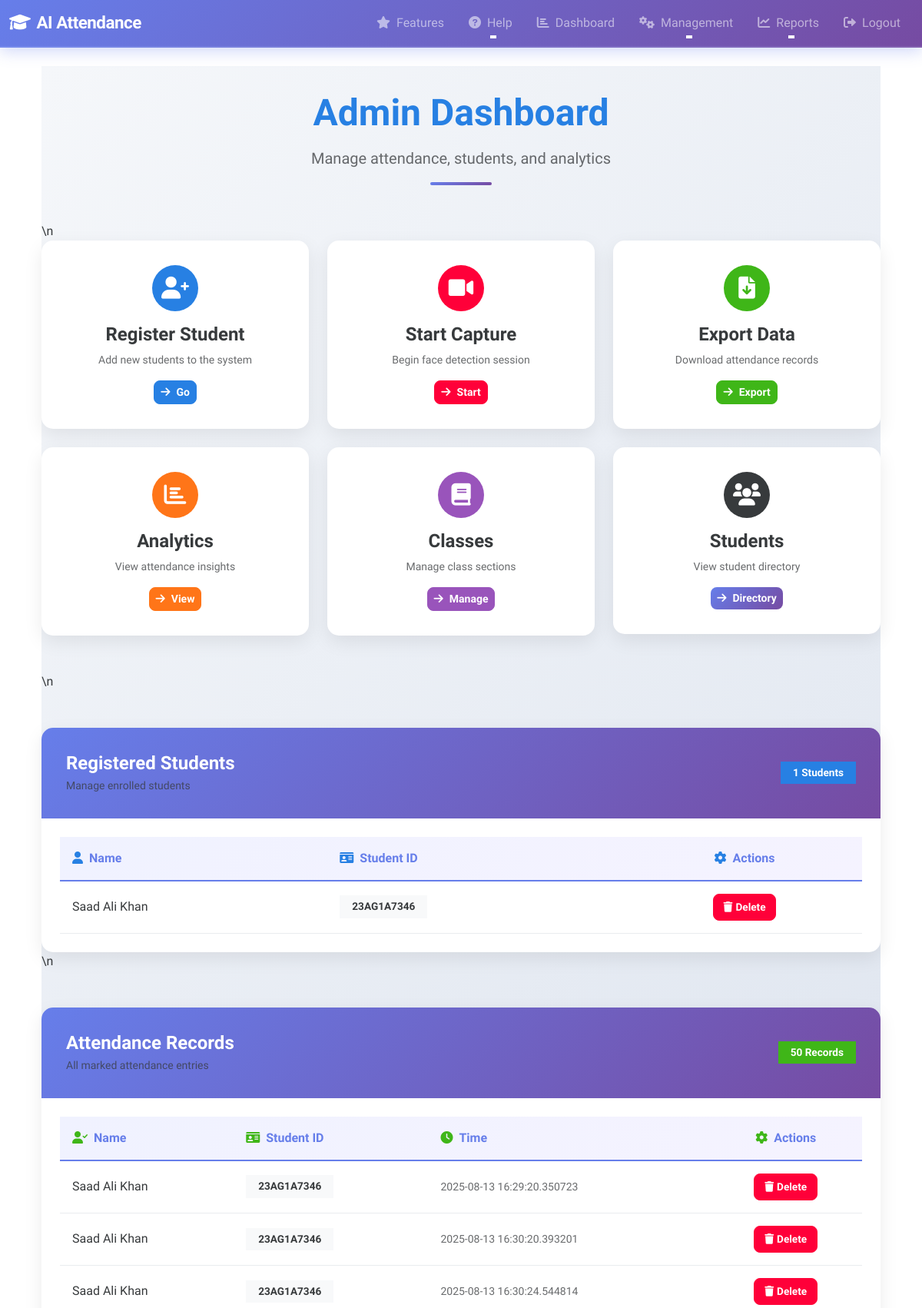
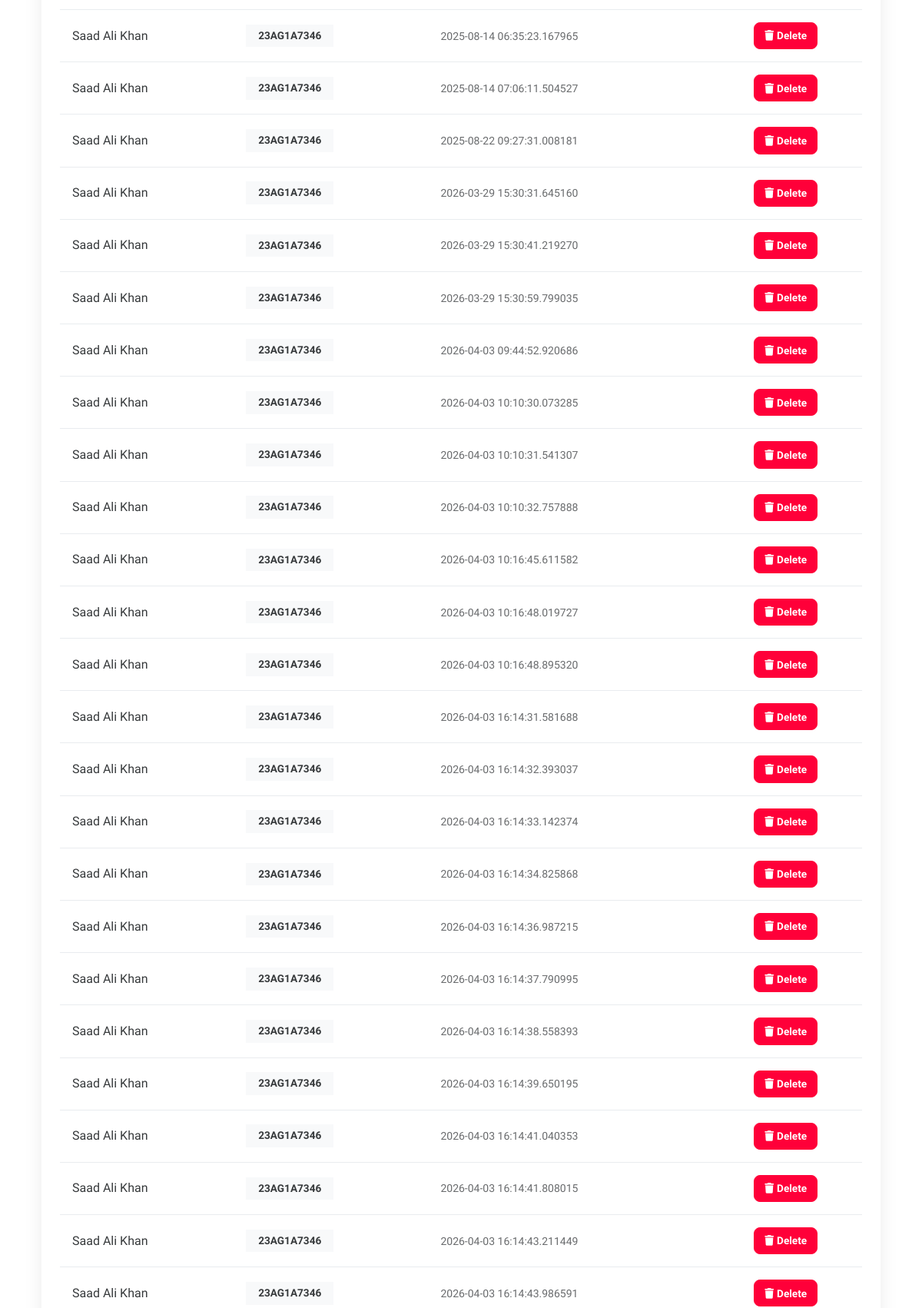
The app's page /dashboard (signed in, upper part) with its own data (2 pictures, top to bottom).
### models.py (models this page shows)
class Student(Base):
    __tablename__ = "students"
    id = Column(Integer, primary_key=True)
    name = Column(String, nullable=False)
    student_id = Column(String, unique=True, nullable=False)
    encoding = Column(String, nullable=False)  # store encoding as comma-separated string
    attendances = relationship("Attendance", back_populates="student")

class Attendance(Base):
    __tablename__ = "attendances"
    id = Column(Integer, primary_key=True)
    student_id = Column(Integer, ForeignKey("students.id"))
    timestamp = Column(DateTime, default=datetime.datetime.utcnow)
    student = relationship("Student", back_populates="attendances")

### app.py (the view)
@app.route("/dashboard")
@login_required
def dashboard():
    attendance_records = g.session.query(Attendance).all()
    student_records = g.session.query(Student).all()
    rows_attendance = []
    for r in attendance_records:
        rows_attendance.append({
            "id": r.id,
            "name": r.student.name,
            "student_id": r.student.student_id,
            "timestamp": r.timestamp
        })
    rows_students = []
    for s in student_records:
        rows_students.append({
            "id": s.id,
            "name": s.name,
            "student_id": s.student_id
        })
    return render_template("dashboard.html", attendance_records=rows_attendance, student_records=rows_students)

### app.py (called while the page is built)
@app.before_request
def before_request_func():
    g.session = get_session(engine)

@app.teardown_request
def teardown_request_func(exception=None):
    if 'session' in g:
        if exception:
            g.session.rollback()
        else:
            g.session.commit()
        g.session.close()

@login_manager.user_loader
def load_user(user_id):
    u = g.session.query(User).filter_by(id=int(user_id)).first()
    if u:
        return UserLogin(u.id, u.username, u.password)
    return None

### models.py (called while the page is built)
def get_session(engine):
    Session = sessionmaker(bind=engine)
    return Session()

### templates/dashboard.html (shortened to what this page needs)
{% extends "base.html" %}
{% block content %}
<section class="dashboard-section">
    <div class="text-center mb-5">
        <h2 class="display-5 fw-bold text-primary mb-3">Admin Dashboard</h2>
        <p class="lead text-muted">Manage attendance, students, and analytics</p>
        <div class="divider"></div>
    </div>
    \n    <div class="row mb-5 g-4">
        <div class="col-md-6 col-lg-4">
            <div class="action-card">
                <div class="card-icon bg-primary">
                    <i class="fas fa-user-plus"></i>
                </div>
                <h4 class="fw-bold mt-3">Register Student</h4>
                <p class="text-muted small">Add new students to the system</p>
                <a class="btn btn-primary btn-sm btn-glow" href="{{ url_for('register_student_route') }}">
                    <i class="fas fa-arrow-right me-2"></i>Go
                </a>
            </div>
        </div>
        <div class="col-md-6 col-lg-4">
            <div class="action-card">
                <div class="card-icon bg-danger">
                    <i class="fas fa-video"></i>
                </div>
                <h4 class="fw-bold mt-3">Start Capture</h4>
                <p class="text-muted small">Begin face detection session</p>
                <a class="btn btn-danger btn-sm btn-glow" href="{{ url_for('start_capture') }}">
                    <i class="fas fa-arrow-right me-2"></i>Start
                </a>
            </div>
        </div>
        <div class="col-md-6 col-lg-4">
            <div class="action-card">
                <div class="card-icon bg-success">
                    <i class="fas fa-file-download"></i>
                </div>
                <h4 class="fw-bold mt-3">Export Data</h4>
                <p class="text-muted small">Download attendance records</p>
                <a class="btn btn-success btn-sm btn-glow" href="{{ url_for('export_csv') }}">
                    <i class="fas fa-arrow-right me-2"></i>Export
                </a>
            </div>
        </div>
        <div class="col-md-6 col-lg-4">
            <div class="action-card">
                <div class="card-icon bg-warning">
                    <i class="fas fa-chart-bar"></i>
                </div>
                <h4 class="fw-bold mt-3">Analytics</h4>
                <p class="text-muted small">View attendance insights</p>
                <a class="btn btn-warning btn-sm btn-glow" href="{{ url_for('analytics') }}">
                    <i class="fas fa-arrow-right me-2"></i>View
                </a>
            </div>
        </div>
        <div class="col-md-6 col-lg-4">
            <div class="action-card">
                <div class="card-icon bg-info">
                    <i class="fas fa-book"></i>
                </div>
                <h4 class="fw-bold mt-3">Classes</h4>
                <p class="text-muted small">Manage class sections</p>
                <a class="btn btn-info btn-sm btn-glow" href="{{ url_for('class_management') }}">
                    <i class="fas fa-arrow-right me-2"></i>Manage
                </a>
            </div>
        </div>
        <div class="col-md-6 col-lg-4">
            <div class="action-card">
                <div class="card-icon bg-secondary">
                    <i class="fas fa-users"></i>
                </div>
                <h4 class="fw-bold mt-3">Students</h4>
                <p class="text-muted small">View student directory</p>
                <a class="btn btn-secondary btn-sm btn-glow" href="{{ url_for('student_directory') }}">
                    <i class="fas fa-arrow-right me-2"></i>Directory
                </a>
            </div>
        </div>
    </div>
    \n    <div class="data-card mt-5">
        <div class="card-header-custom">
            <div class="d-flex align-items-center justify-content-between">
                <div>
                    <h4 class="fw-bold mb-1">Registered Students</h4>
                    <p class="text-muted small mb-0">Manage enrolled students</p>
                </div>
                <div class="badge bg-primary fs-6">{{ student_records|length }} Students</div>
            </div>
        </div>
        <div class="table-responsive">
            <table class="data-table">
                <thead>
                    <tr>
                        <th><i class="fas fa-user me-2 text-primary"></i>Name</th>
                        <th><i class="fas fa-id-card me-2 text-primary"></i>Student ID</th>
                        {% if current_user.username == "admin" %}
                        <th class="text-center"><i class="fas fa-cog me-2 text-primary"></i>Actions</th>
                        {% endif %}
                    </tr>
                </thead>
                <tbody>
                {% for s in student_records %}
                    <tr class="table-row-animation">
                        <td class="fw-600">{{ s.name }}</td>
                        <td><span class="badge bg-light text-dark">{{ s.student_id }}</span></td>
                        {% if current_user.username == "admin" %}
                        <td class="text-center">
                            <form action="{{ url_for('delete_student', student_id=s.id) }}" method="post" style="display: inline;" onsubmit="return confirm('Delete this student and all records?');">
                                <button type="submit" class="btn btn-sm btn-danger btn-icon">
                                    <i class="fas fa-trash me-1"></i>Delete
                                </button>
                            </form>
                        </td>
                        {% endif %}
                    </tr>
                {% endfor %}
                </tbody>
            </table>
        </div>
    </div>
    \n    <div class="data-card mt-5">
        <div class="card-header-custom">
            <div class="d-flex align-items-center justify-content-between">
                <div>
                    <h4 class="fw-bold mb-1">Attendance Records</h4>
                    <p class="text-muted small mb-0">All marked attendance entries</p>
                </div>
                <div class="badge bg-success fs-6">{{ attendance_records|length }} Records</div>
            </div>
        </div>
        <div class="table-responsive">
            <table class="data-table">
                <thead>
                    <tr>
                        <th><i class="fas fa-user-check me-2 text-success"></i>Name</th>
                        <th><i class="fas fa-id-card me-2 text-success"></i>Student ID</th>
                        <th><i class="fas fa-clock me-2 text-success"></i>Time</th>
                        {% if current_user.username == "admin" %}
                        <th class="text-center"><i class="fas fa-cog me-2 text-success"></i>Actions</th>
                        {% endif %}
                    </tr>
                </thead>
                <tbody>
                {% for r in attendance_records %}
                    <tr class="table-row-animation">
                        <td class="fw-600">{{ r.name }}</td>
                        <td><span class="badge bg-light text-dark">{{ r.student_id }}</span></td>
                        <td><small class="text-muted">{{ r.timestamp }}</small></td>
                        {% if current_user.username == "admin" %}
                        <td class="text-center">
                            <form action="{{ url_for('delete_attendance', record_id=r.id) }}" method="post" style="display: inline;" onsubmit="return confirm('Delete this record?');">
                                <button type="submit" class="btn btn-sm btn-danger btn-icon">
                                    <i class="fas fa-trash me-1"></i>Delete
                                </button>
                            </form>
                        </td>
                        {% endif %}
                    </tr>
                {% endfor %}
                </tbody>
            </table>
        </div>
    </div>
</section>
{% endblock %}

### templates/base.html (shortened to what this page needs)
<!doctype html>
<html lang="en">
<head>
  <link rel="stylesheet" href="https://cdn.jsdelivr.net/npm/bootswatch@5.2.3/dist/cosmo/bootstrap.min.css">
  <link rel="stylesheet" href="https://cdnjs.cloudflare.com/ajax/libs/font-awesome/6.0.0/css/all.min.css">
  <link rel="stylesheet" href="{{ url_for('static', filename='css/js/style.css') }}">
</head>
<body>
  <nav class="navbar navbar-expand-lg navbar-dark">
    <div class="container-fluid">
      <a class="navbar-brand" href="{{ url_for('index') }}">
        <i class="fas fa-graduation-cap"></i>AI Attendance
      </a>
      <div class="collapse navbar-collapse" id="navbarNav">
        <ul class="navbar-nav ms-auto">
          <li class="nav-item">
            <a class="nav-link" href="{{ url_for('features') }}">
              <i class="fas fa-star me-2"></i>Features
            </a>
          </li>
          <li class="nav-item dropdown">
            <a class="nav-link dropdown-toggle" href="#" id="helpDropdown" role="button" data-bs-toggle="dropdown">
              <i class="fas fa-question-circle me-2"></i>Help
            </a>
          </li>
          {% if current_user.is_authenticated %}
          <li class="nav-item">
            <a class="nav-link" href="{{ url_for('dashboard') }}">
              <i class="fas fa-chart-bar me-2"></i>Dashboard
            </a>
          </li>
          <li class="nav-item dropdown">
            <a class="nav-link dropdown-toggle" href="#" id="managementDropdown" role="button" data-bs-toggle="dropdown">
              <i class="fas fa-cogs me-2"></i>Management
            </a>
          </li>
          <li class="nav-item dropdown">
            <a class="nav-link dropdown-toggle" href="#" id="analyticsDropdown" role="button" data-bs-toggle="dropdown">
              <i class="fas fa-chart-line me-2"></i>Reports
            </a>
          </li>
          <li class="nav-item">
            <a class="nav-link" href="{{ url_for('logout') }}">
              <i class="fas fa-sign-out-alt me-2"></i>Logout
            </a>
          </li>
          {% endif %}
        </ul>
      </div>
    </div>
  </nav>
  <div class="container p-4">
    {% block content %}{% endblock %}
  </div>
</body>
</html>

### static/css/js/style.css (style rules this page uses)
.btn { transition: all 0.3s ease; border-radius: 8px; font-weight: 600; }
.btn-glow { animation: glow 2s ease-in-out infinite; }
.btn-secondary { background: linear-gradient(135deg, #667eea 0%, #764ba2 100%); border: none; color: white; }
.divider { width: 80px; height: 4px; background: linear-gradient(135deg, #667eea, #764ba2); margin: 1rem auto 0; border-radius: 2px; animation: dividerGrow 0.8s ease-out backwards; }
.btn { transition: all 0.3s ease; }

### templates/base.html (style rules this page uses)
.navbar { background: linear-gradient(135deg, #667eea 0%, #764ba2 100%) !important; box-shadow: 0 5px 20px rgba(102, 126, 234, 0.3); position: sticky; top: 0; z-index: 1000; border-bottom: 2px solid rgba(255, 255, 255, 0.1); }
.navbar-brand { font-weight: 700; font-size: 1.4rem; letter-spacing: -0.5px; animation: slideInDown 0.5s ease-out; }
.navbar-brand i { margin-right: 0.5rem; animation: float 3s ease-in-out infinite; }
.nav-link { font-weight: 500; transition: all 0.3s ease; position: relative; margin: 0 0.5rem; border-radius: 8px; }
.nav-link::after { content: ''; position: absolute; bottom: 0; left: 50%; width: 0; height: 2px; background: white; transition: all 0.3s ease; transform: translateX(-50%); }

### templates/dashboard.html (style rules this page uses)
.dashboard-section { background: linear-gradient(135deg, #f5f7fa 0%, #c3cfe2 100%); padding: 2rem 0; min-height: 100vh; }
.action-card { background: white; border-radius: 15px; padding: 2rem; text-align: center; box-shadow: 0 8px 25px rgba(0, 0, 0, 0.08); transition: all 0.3s ease; animation: cardSlideUp 0.8s ease-out backwards; }
.action-card:nth-child(1) { animation-delay: 0s; }
.card-icon { width: 60px; height: 60px; border-radius: 50%; display: flex; align-items: center; justify-content: center; margin: 0 auto; font-size: 1.8rem; color: white; transition: all 0.3s ease; }
.data-card { background: white; border-radius: 15px; box-shadow: 0 8px 25px rgba(0, 0, 0, 0.08); overflow: hidden; animation: cardSlideUp 0.8s ease-out 0.3s backwards; }
.card-header-custom { background: linear-gradient(135deg, #667eea 0%, #764ba2 100%); color: white; padding: 2rem; }
.table-responsive { padding: 1.5rem; }
.data-table { width: 100%; border-collapse: collapse; margin: 0; }
.data-table thead tr { background: linear-gradient(135deg, #f0f2ff 0%, #f5f3ff 100%); border-bottom: 2px solid #667eea; }
.data-table th { color: #667eea; font-weight: 600; padding: 1rem; text-align: left; }
.data-table td { padding: 1rem; border-bottom: 1px solid #e9ecef; }
.table-row-animation { animation: slideInDown 0.5s ease-out backwards; }
.btn-icon { padding: 0.4rem 0.8rem; font-size: 0.85rem; }
.badge { font-size: 0.85rem !important; padding: 0.5rem 1rem !important; }

### records on screen
Student: name "Saad Ali Khan", student_id "23AG1A7346", timestamp "2025-08-13 16:29:20.350723", timestamp "2025-08-13 16:30:20.393201", timestamp "2025-08-13 16:30:24.544814", timestamp "2025-08-14 06:35:23.167965", timestamp "2025-08-14 07:06:11.504527", timestamp "2025-08-22 09:27:31.008181", timestamp "2026-03-29 15:30:31.645160", timestamp "2026-03-29 15:30:41.219270", timestamp "2026-03-29 15:30:59.799035", timestamp "2026-04-03 09:44:52.920686", timestamp "2026-04-03 10:10:30.073285", timestamp "2026-04-03 10:10:31.541307", timestamp "2026-04-03 10:10:32.757888", timestamp "2026-04-03 10:16:45.611582", timestamp "2026-04-03 10:16:48.019727", timestamp "2026-04-03 10:16:48.895320", timestamp "2026-04-03 16:14:31.581688", timestamp "2026-04-03 16:14:32.393037", timestamp "2026-04-03 16:14:33.142374", timestamp "2026-04-03 16:14:34.825868", timestamp "2026-04-03 16:14:36.987215", timestamp "2026-04-03 16:14:37.790995", timestamp "2026-04-03 16:14:38.558393", timestamp "2026-04-03 16:14:39.650195", timestamp "2026-04-03 16:14:41.040353", timestamp "2026-04-03 16:14:41.808015", timestamp "2026-04-03 16:14:43.211449", timestamp "2026-04-03 16:14:43.986591"

### other values on screen
{{ student_records|length }} "1"
{{ attendance_records|length }} "50"
